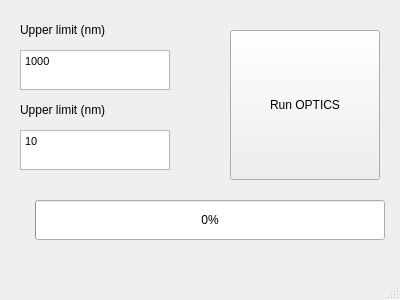
<?xml version="1.0" encoding="UTF-8"?>
<ui version="4.0">
 <class>OPTICSanalysis</class>
 <widget class="QMainWindow" name="OPTICSanalysis">
  <property name="geometry">
   <rect>
    <x>0</x>
    <y>0</y>
    <width>400</width>
    <height>300</height>
   </rect>
  </property>
  <property name="windowTitle">
   <string>OPTICS analysis</string>
  </property>
  <widget class="QWidget" name="centralwidget">
   <widget class="QPushButton" name="runDBSCAN">
    <property name="geometry">
     <rect>
      <x>230</x>
      <y>30</y>
      <width>150</width>
      <height>150</height>
     </rect>
    </property>
    <property name="text">
     <string>Run OPTICS</string>
    </property>
   </widget>
   <widget class="QProgressBar" name="progressBar">
    <property name="geometry">
     <rect>
      <x>35</x>
      <y>200</y>
      <width>350</width>
      <height>40</height>
     </rect>
    </property>
    <property name="value">
     <number>0</number>
    </property>
    <property name="textVisible">
     <bool>true</bool>
    </property>
    <property name="orientation">
     <enum>Qt::Horizontal</enum>
    </property>
    <property name="invertedAppearance">
     <bool>false</bool>
    </property>
   </widget>
   <widget class="QLabel" name="epsilonLabel">
    <property name="geometry">
     <rect>
      <x>20</x>
      <y>10</y>
      <width>150</width>
      <height>40</height>
     </rect>
    </property>
    <property name="text">
     <string>Upper limit (nm)</string>
    </property>
   </widget>
   <widget class="QTextEdit" name="minPtsField">
    <property name="geometry">
     <rect>
      <x>20</x>
      <y>130</y>
      <width>150</width>
      <height>40</height>
     </rect>
    </property>
    <property name="html">
     <string>&lt;!DOCTYPE HTML PUBLIC &quot;-//W3C//DTD HTML 4.0//EN&quot; &quot;http://www.w3.org/TR/REC-html40/strict.dtd&quot;&gt;
&lt;html&gt;&lt;head&gt;&lt;meta name=&quot;qrichtext&quot; content=&quot;1&quot; /&gt;&lt;style type=&quot;text/css&quot;&gt;
p, li { white-space: pre-wrap; }
&lt;/style&gt;&lt;/head&gt;&lt;body style=&quot; font-family:'MS Shell Dlg 2'; font-size:7.875pt; font-weight:400; font-style:normal;&quot;&gt;
&lt;p style=&quot; margin-top:0px; margin-bottom:0px; margin-left:0px; margin-right:0px; -qt-block-indent:0; text-indent:0px;&quot;&gt;10&lt;/p&gt;&lt;/body&gt;&lt;/html&gt;</string>
    </property>
   </widget>
   <widget class="QTextEdit" name="epsilonField">
    <property name="geometry">
     <rect>
      <x>20</x>
      <y>50</y>
      <width>150</width>
      <height>40</height>
     </rect>
    </property>
    <property name="html">
     <string>&lt;!DOCTYPE HTML PUBLIC &quot;-//W3C//DTD HTML 4.0//EN&quot; &quot;http://www.w3.org/TR/REC-html40/strict.dtd&quot;&gt;
&lt;html&gt;&lt;head&gt;&lt;meta name=&quot;qrichtext&quot; content=&quot;1&quot; /&gt;&lt;style type=&quot;text/css&quot;&gt;
p, li { white-space: pre-wrap; }
&lt;/style&gt;&lt;/head&gt;&lt;body style=&quot; font-family:'MS Shell Dlg 2'; font-size:7.875pt; font-weight:400; font-style:normal;&quot;&gt;
&lt;p style=&quot; margin-top:0px; margin-bottom:0px; margin-left:0px; margin-right:0px; -qt-block-indent:0; text-indent:0px;&quot;&gt;1000&lt;/p&gt;&lt;/body&gt;&lt;/html&gt;</string>
    </property>
   </widget>
   <widget class="QLabel" name="minPtsLabel">
    <property name="geometry">
     <rect>
      <x>20</x>
      <y>90</y>
      <width>150</width>
      <height>40</height>
     </rect>
    </property>
    <property name="text">
     <string>Upper limit (nm)</string>
    </property>
   </widget>
  </widget>
  <widget class="QMenuBar" name="menubar">
   <property name="geometry">
    <rect>
     <x>0</x>
     <y>0</y>
     <width>400</width>
     <height>22</height>
    </rect>
   </property>
  </widget>
  <widget class="QStatusBar" name="statusbar"/>
 </widget>
 <resources/>
 <connections/>
</ui>
